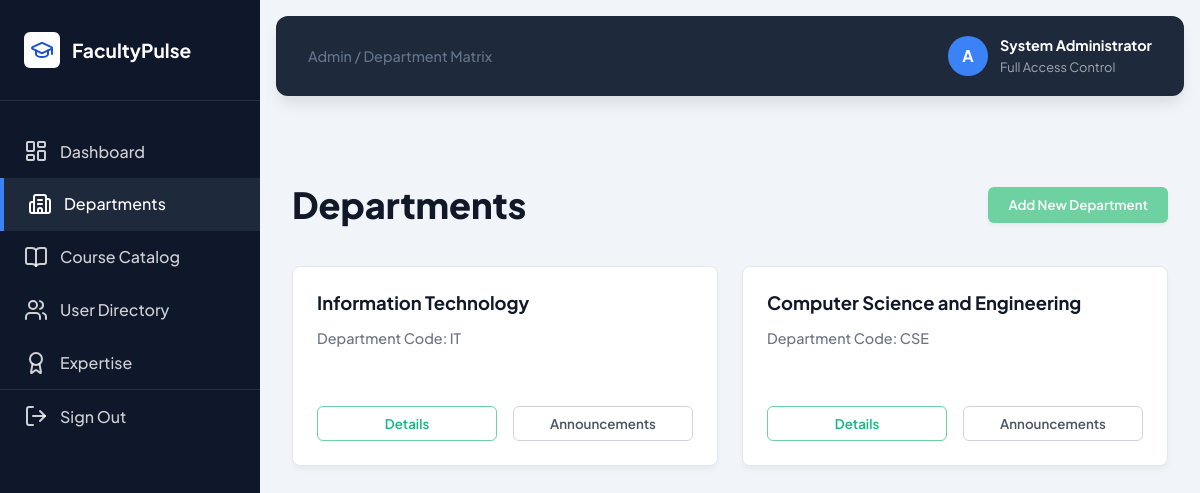
/admin/departments (signed in), run on the app's committed database.
### tables this page shows
CREATE TABLE departments (
    id INTEGER PRIMARY KEY AUTOINCREMENT,
    name TEXT NOT NULL
);

### app.py (the view)
@app.route('/admin/departments', methods=['GET', 'POST'])
def manage_departments():
    if session.get('role') != 'admin': return redirect(url_for('index'))
    db = get_db()
    if request.method == 'POST':
        db.execute('INSERT INTO departments (name) VALUES (?)', (request.form.get('name'),))
        db.commit()
    depts = db.execute('SELECT * FROM departments').fetchall()
    processed_depts = []
    for d in depts:
        d_dict = dict(d)
        words = d_dict['name'].replace(' and ', ' ').replace(' AND ', ' ').split()
        code = ''.join([w[0].upper() for w in words if w])
        d_dict['code'] = code
        processed_depts.append(d_dict)
    return render_template('admin_departments.html', departments=processed_depts)

### app.py (called while the page is built)
def get_db():
    db = getattr(g, '_database', None)
    if db is None:
        db = g._database = sqlite3.connect(DATABASE)
        db.row_factory = sqlite3.Row
    return db

@app.teardown_appcontext
def close_connection(exception):
    db = getattr(g, '_database', None)
    if db is not None:
        db.close()

### templates/admin_departments.html (shortened to what this page needs)
<!DOCTYPE html>
<html lang="en">
<head>
    <link rel="stylesheet" href="{{ url_for('static', filename='css/style.css') }}">
</head>
<body data-role="admin">
    <div class="app-container">
        <aside class="sidebar">
            <div class="brand-section">
                <div class="brand-logo">
                    <i data-lucide="graduation-cap"></i>
                </div>
                <span class="brand-name">FacultyPulse</span>
            </div>
            <nav class="nav-menu">
                <a href="{{ url_for('index') }}" class="nav-link">
                    <i data-lucide="layout-dashboard"></i> <span>Dashboard</span>
                </a>
                <a href="{{ url_for('manage_departments') }}" class="nav-link active">
                    <i data-lucide="building-2"></i> <span>Departments</span>
                </a>
                <a href="{{ url_for('manage_courses') }}" class="nav-link">
                    <i data-lucide="book-open"></i> <span>Course Catalog</span>
                </a>
                <a href="{{ url_for('manage_users') }}" class="nav-link">
                    <i data-lucide="users"></i> <span>User Directory</span>
                </a>
                <a href="{{ url_for('faculty_domain') }}" class="nav-link">
                    <i data-lucide="award"></i> <span>Expertise</span>
                </a>
                <a href="{{ url_for('logout') }}" class="nav-link logout-link">
                    <i data-lucide="log-out"></i> <span>Sign Out</span>
                </a>
            </nav>
        </aside>
        <div class="main-wrapper">
            <header class="top-header">
                <div class="header-left">
                    <span class="page-breadcrumb">Admin / Department Matrix</span>
                </div>
                <div class="header-right">
                    <div class="user-profile">
                        <div class="user-avatar">A</div>
                        <div class="user-info">
                            <span class="user-name">System Administrator</span>
                            <span class="user-role">Full Access Control</span>
                        </div>
                    </div>
                </div>
            </header>
            <main class="content-area">
                <div class="section-header dept-top-header">
                    <h1 class="section-title" style="font-size: 2.25rem; font-weight: 800; color: #111827;">Departments</h1>
                    <button class="btn-add-dept" onclick="openDeptModal()">Add New Department</button>
                </div>
                <div class="dept-grid">
                    {% for dept in departments %}
                    <div class="dept-card">
                        <div class="dept-info">
                            <h3 class="dept-title">{{ dept.name }}</h3>
                            <p class="dept-code">Department Code: {{ dept.code }}</p>
                        </div>
                        <div class="dept-actions">
                            <button class="btn-dept-details">Details</button>
                            <button class="btn-dept-announce">Announcements</button>
                        </div>
                    </div>
                    {% endfor %}
                </div>
            </main>
        </div>
    </div>
</body>
</html>

### static/css/style.css (style rules this page uses)
:root { --primary-slate: #0f172a; --secondary-slate: #1e293b; --accent-blue: #3b82f6; --premium-blue: #1d4ed8; --bg-main: #f1f5f9; --white: #ffffff; --text-main: #0f172a; --text-muted: #64748b; --border-color: #e2e8f0; --vibrant-orange: #fb923c; --vibrant-green: #22c55e; --vibrant-red: #ef4444; --vibrant-blue: #3b82f6; --sidebar-width: 260px; --header-height: 80px; --border-radius: 12px; --card-shadow: 0 4px 6px -1px rgb(0 0 0 / 0.1), 0 2px 4px -2px rgb(0 0 0 / 0.1); --premium-shadow: 0 10px 15px -3px rgb(0 0 0 / 0.1); --transition: all 0.3s cubic-bezier(0.4, 0, 0.2, 1); }
html { font-size: 16px; }
* { margin: 0; padding: 0; box-sizing: border-box; font-family: 'Plus Jakarta Sans', sans-serif; }
body { background-color: var(--bg-main); color: var(--text-main); line-height: 1.6; }
.app-container { display: flex; min-height: 100vh; }
.sidebar { width: var(--sidebar-width); background-color: var(--primary-slate); color: var(--white); display: flex; flex-direction: column; position: fixed; height: 100vh; z-index: 100; }
.brand-section { padding: 2rem 1.5rem; display: flex; align-items: center; gap: 12px; border-bottom: 1px solid rgba(255, 255, 255, 0.1); }
.brand-logo { width: 36px; height: 36px; background: var(--white); color: var(--premium-blue); border-radius: 6px; display: flex; align-items: center; justify-content: center; font-size: 1.25rem; }
.brand-name { font-size: 1.2rem; font-weight: 700; }
.nav-menu { flex: 1; padding: 1.5rem 0; }
.nav-link { display: flex; align-items: center; gap: 12px; padding: 0.85rem 1.5rem; color: rgba(255, 255, 255, 0.8); text-decoration: none; font-weight: 500; transition: var(--transition); }
.nav-link.active { background-color: var(--secondary-slate); color: var(--white); border-left: 4px solid var(--accent-blue); }
.logout-link { margin-top: auto; border-top: 1px solid rgba(255, 255, 255, 0.1); }
.main-wrapper { margin-left: var(--sidebar-width); flex: 1; display: flex; flex-direction: column; }
.top-header { height: var(--header-height); background-color: var(--secondary-slate); color: var(--white); display: flex; align-items: center; justify-content: space-between; padding: 0 2rem; position: sticky; top: 0; z-index: 90; margin: 1rem; border-radius: var(--border-radius); box-shadow: var(--premium-shadow); }
.header-left .page-breadcrumb { color: var(--text-muted); font-size: 0.9rem; font-weight: 500; }
.header-right { display: flex; align-items: center; gap: 2rem; }
.user-profile { display: flex; align-items: center; gap: 12px; }
.user-avatar { width: 40px; height: 40px; background-color: var(--accent-blue); color: var(--primary-blue); border-radius: 50%; display: flex; align-items: center; justify-content: center; font-weight: 700; }
.user-info { font-size: 0.9rem; }
.user-name { display: block; font-weight: 700; color: var(--white); }
.user-role { display: block; color: rgba(255, 255, 255, 0.6); font-size: 0.8rem; }
.content-area { padding: 2rem; }
.section-header { margin-bottom: 2.5rem; }
.section-title { font-size: 1.75rem; font-weight: 700; color: var(--primary-blue); }
.dept-top-header { display: flex; justify-content: space-between; align-items: center; margin-bottom: 2rem; margin-top: 2rem; }
.btn-add-dept { background-color: #6ed1a1; color: white; border: none; border-radius: 6px; padding: 0.6rem 1.25rem; font-weight: 600; cursor: pointer; box-shadow: 0 2px 4px rgba(0,0,0,0.05); transition: var(--transition); }
.dept-grid { display: grid; grid-template-columns: repeat(auto-fill, minmax(350px, 1fr)); gap: 1.5rem; }
.dept-card { background-color: var(--white); border-radius: 8px; padding: 1.5rem; box-shadow: 0 4px 6px -1px rgba(0,0,0,0.05); display: flex; flex-direction: column; justify-content: space-between; min-height: 200px; border: 1px solid var(--border-color); }
.dept-title { font-size: 1.15rem; font-weight: 700; color: #111827; margin-bottom: 0.75rem; line-height: 1.3; }
.dept-code { font-size: 0.9rem; color: #6b7280; font-weight: 500; }
.dept-actions { display: flex; gap: 1rem; margin-top: 2rem; }
.btn-dept-details { flex: 1; background: transparent; border: 1px solid #6ed1a1; color: #10b981; border-radius: 6px; padding: 0.5rem 0; font-weight: 600; cursor: pointer; transition: all 0.2s ease; }
.btn-dept-announce { flex: 1; background: transparent; border: 1px solid #d1d5db; color: #4b5563; border-radius: 6px; padding: 0.5rem 0; font-weight: 600; cursor: pointer; transition: all 0.2s ease; }

### data on the page
departments: name "Information Technology", code "IT"
departments: name "Computer Science and Engineering", code "CSE"
